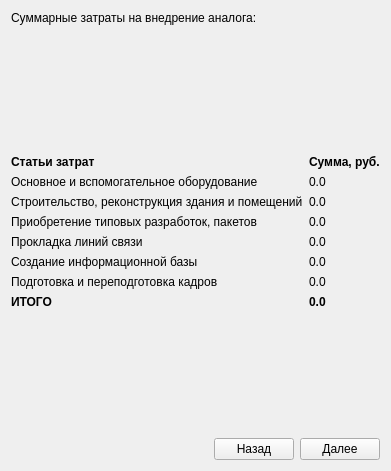
      <widget class="QWidget" name="tab_25">
       <attribute name="title">
        <string>АналогИтог</string>
       </attribute>
       <layout class="QVBoxLayout" name="verticalLayout_24">
        <item>
         <widget class="QLabel" name="label_52">
          <property name="text">
           <string>Суммарные затраты на внедрение аналога:</string>
          </property>
         </widget>
        </item>
        <item>
         <spacer name="verticalSpacer_17">
          <property name="orientation">
           <enum>Qt::Vertical</enum>
          </property>
          <property name="sizeHint" stdset="0">
           <size>
            <width>20</width>
            <height>124</height>
           </size>
          </property>
         </spacer>
        </item>
        <item>
         <layout class="QGridLayout" name="gridLayout_30">
          <item row="0" column="0">
           <widget class="QLabel" name="label_148">
            <property name="font">
             <font>
              <weight>75</weight>
              <bold>true</bold>
             </font>
            </property>
            <property name="text">
             <string>Статьи затрат</string>
            </property>
           </widget>
          </item>
          <item row="1" column="0">
           <widget class="QLabel" name="label_198">
            <property name="text">
             <string>Основное и вспомогательное оборудование</string>
            </property>
           </widget>
          </item>
          <item row="3" column="0">
           <widget class="QLabel" name="label_199">
            <property name="text">
             <string>Приобретение типовых разработок, пакетов</string>
            </property>
           </widget>
          </item>
          <item row="2" column="0">
           <widget class="QLabel" name="label_200">
            <property name="text">
             <string>Строительство, реконструкция здания и помещений</string>
            </property>
           </widget>
          </item>
          <item row="4" column="0">
           <widget class="QLabel" name="label_201">
            <property name="text">
             <string>Прокладка линий связи</string>
            </property>
           </widget>
          </item>
          <item row="5" column="0">
           <widget class="QLabel" name="label_202">
            <property name="text">
             <string>Создание информационной базы</string>
            </property>
           </widget>
          </item>
          <item row="1" column="1">
           <widget class="QLabel" name="label_203">
            <property name="text">
             <string>0.0</string>
            </property>
           </widget>
          </item>
          <item row="6" column="0">
           <widget class="QLabel" name="label_204">
            <property name="text">
             <string>Подготовка и переподготовка кадров</string>
            </property>
           </widget>
          </item>
          <item row="7" column="0">
           <widget class="QLabel" name="label_205">
            <property name="font">
             <font>
              <weight>75</weight>
              <bold>true</bold>
             </font>
            </property>
            <property name="text">
             <string>ИТОГО</string>
            </property>
           </widget>
          </item>
          <item row="2" column="1">
           <widget class="QLabel" name="label_206">
            <property name="text">
             <string>0.0</string>
            </property>
           </widget>
          </item>
          <item row="4" column="1">
           <widget class="QLabel" name="label_207">
            <property name="text">
             <string>0.0</string>
            </property>
           </widget>
          </item>
          <item row="3" column="1">
           <widget class="QLabel" name="label_208">
            <property name="text">
             <string>0.0</string>
            </property>
           </widget>
          </item>
          <item row="5" column="1">
           <widget class="QLabel" name="label_209">
            <property name="text">
             <string>0.0</string>
            </property>
           </widget>
          </item>
          <item row="6" column="1">
           <widget class="QLabel" name="label_210">
            <property name="text">
             <string>0.0</string>
            </property>
           </widget>
          </item>
          <item row="7" column="1">
           <widget class="QLabel" name="label_211">
            <property name="font">
             <font>
              <weight>75</weight>
              <bold>true</bold>
             </font>
            </property>
            <property name="text">
             <string>0.0</string>
            </property>
           </widget>
          </item>
          <item row="0" column="1">
           <widget class="QLabel" name="label_149">
            <property name="font">
             <font>
              <weight>75</weight>
              <bold>true</bold>
             </font>
            </property>
            <property name="text">
             <string>Сумма, руб.</string>
            </property>
           </widget>
          </item>
         </layout>
        </item>
        <item>
         <spacer name="verticalSpacer_16">
          <property name="orientation">
           <enum>Qt::Vertical</enum>
          </property>
          <property name="sizeHint" stdset="0">
           <size>
            <width>20</width>
            <height>123</height>
           </size>
          </property>
         </spacer>
        </item>
        <item>
         <layout class="QHBoxLayout" name="horizontalLayout_49">
          <item>
           <spacer name="horizontalSpacer_45">
            <property name="orientation">
             <enum>Qt::Horizontal</enum>
            </property>
            <property name="sizeHint" stdset="0">
             <size>
              <width>40</width>
              <height>20</height>
             </size>
            </property>
           </spacer>
          </item>
          <item>
           <widget class="QPushButton" name="pushButton_66">
            <property name="text">
             <string>Назад</string>
            </property>
           </widget>
          </item>
          <item>
           <widget class="QPushButton" name="pushButton_67">
            <property name="text">
             <string>Далее</string>
            </property>
           </widget>
          </item>
         </layout>
        </item>
       </layout>
      </widget>
